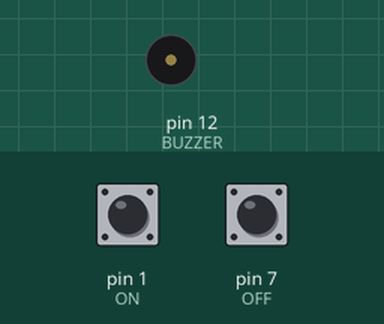
This sketch was run on a simulated Arduino Uno, built with avr-gcc and run on an emulated ATmega328P. Parts: buzzer (waves = sounding, pin HIGH). The test bench sets the inputs (shaded band); at power-on: pin 1 (ON) HIGH, pin 7 (OFF) HIGH.

Above: at 1.2 s.
1.3 s: pin 1 (ON) pulled LOW for 0.15 s
At 2.2 s:
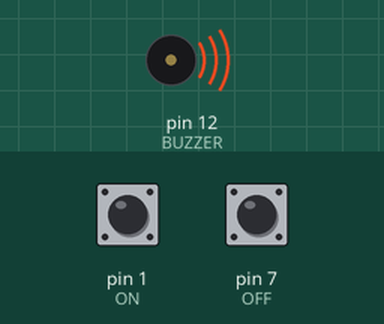
2.9 s: pin 7 (OFF) pulled LOW for 0.15 s
At 3.4 s:
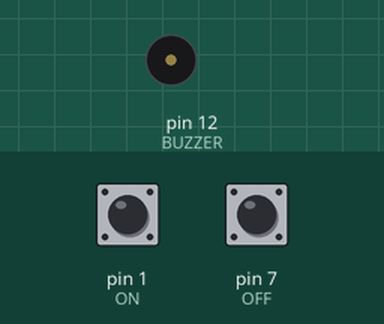
4.5 s: pin 1 (ON) pulled LOW for 1 s
At 5.8 s:
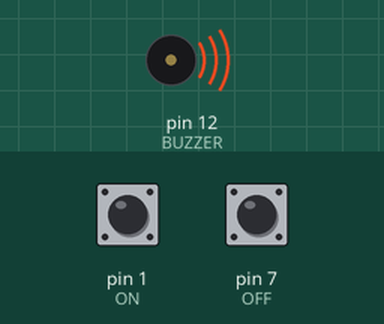
Timing chart, 0 to 7.5 s (numbered marks = the images above; inputs shaded):
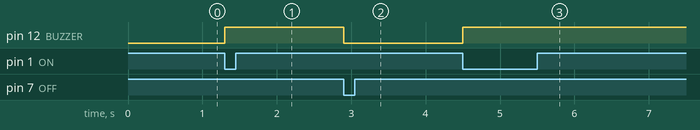

Measured:
- after the input at 1.3 s, pin 12 (BUZZER): LOW → HIGH at once
- after the input at 2.9 s, pin 12 (BUZZER): HIGH → LOW at once
- after the input at 4.5 s, pin 12 (BUZZER): LOW → HIGH at once

The sketch:

Lesson_6_Buzzer.ino
```cpp
//Packages

//Define Pins
#define BUZZER 12
#define ON 1
#define OFF 7

void setup() {
  // put your setup code here, to run once:
  pinMode(BUZZER, OUTPUT);
  pinMode(ON, INPUT_PULLUP);
  pinMode(OFF, INPUT_PULLUP);
}

void loop() {
  #define delayTime 100
  // put your main code here, to run repeatedly:
  if(digitalRead(ON) == LOW){ //If on button pressed sound buzzer
    digitalWrite(BUZZER, HIGH);
  }
  if(digitalRead(OFF) == LOW){ //If off button pressed turn off buzzer
    digitalWrite(BUZZER, LOW);
  }
  delay(delayTime);
}
```
